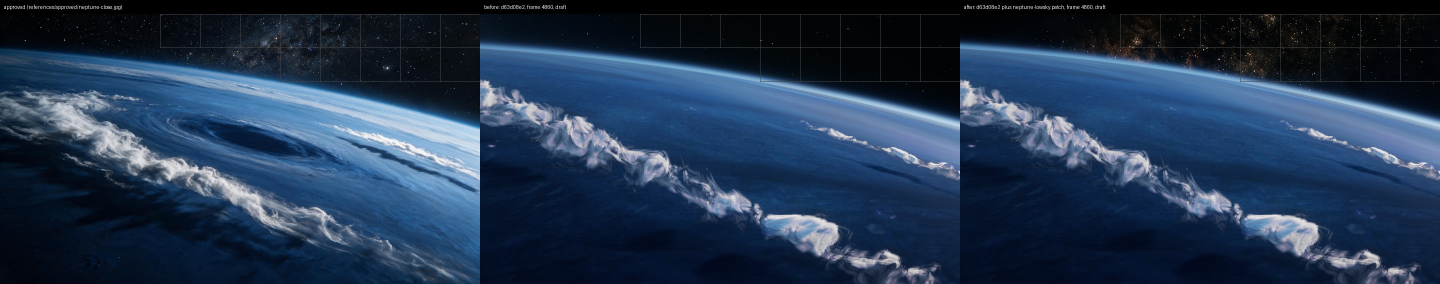
#> input picture assets-src/flightsky/neptune-4860-lowsky.jpg, 2880 x 568 px (shown at 1/2 size)
$ python boxes.py ../flightsky/neptune-4860-lowsky.jpg
#> lines starting #> are read from the running program, lines starting #| are printed output that depends on the picture
import sys
from PIL import Image
import numpy as np
for f in sys.argv[1:]:
    im = Image.open(f).convert('RGB')
#> im is the input picture: PIL image 2880x568 RGB; mean R, G, B 35.4, 55.1, 80.7
    t = im.resize((456, 256), Image.LANCZOS)
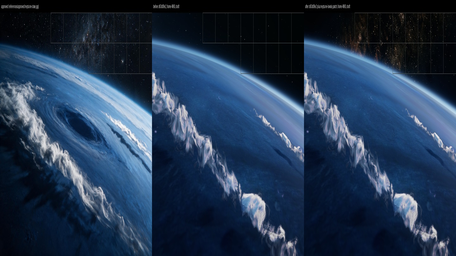
#> t: PIL image 456x256 RGB; mean R, G, B 35.4, 55.1, 80.8
    a = np.asarray(t.convert('L')).astype(float)
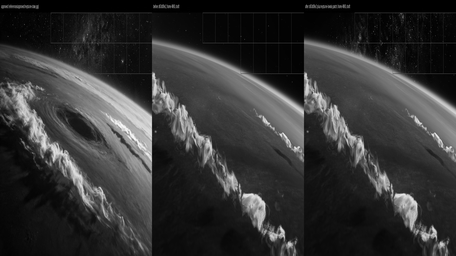
#> a: shape (256, 456) float64; min 0, max 250, mean 52.2
    out = []
    for r in range(2):
        for c in range(3):
            b = a[r * 128:(r + 1) * 128, c * 152:(c + 1) * 152]
            out.append('%.1f/%d' % (b.mean(), (b > 24).sum()))
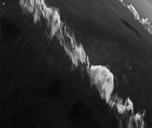
#> b: shape (128, 152) float64; min 7, max 241, mean 46.2
#> after the loop, out = ['58.7/11574', '50.6/10209', '52.3/10856', '59.0/11622', '46.2/12508', '46.2/12485']
    print(f.split('/')[-1], ' '.join(out), 'max', int(a.max()))
#| neptune-4860-lowsky.jpg 58.7/11574 50.6/10209 52.3/10856 59.0/11622 46.2/12508 46.2/12485 max 250

$ run again, on assets-src/flightsky/mercury-615-pits.png
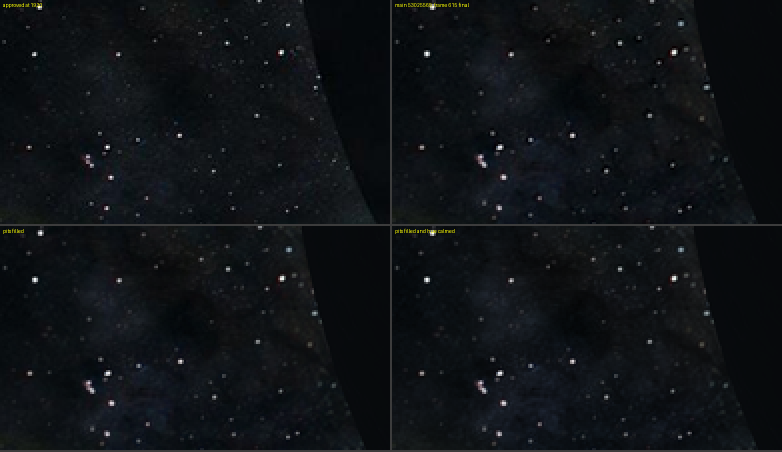
#> input picture assets-src/flightsky/mercury-615-pits.png, 1564 x 904 px (shown at 1/2 size)
#> im is the input picture: PIL image 1564x904 RGB; mean R, G, B 15.3, 18.6, 21.9
#> `t = im.resize((456, 256), Image.LANCZOS)`:
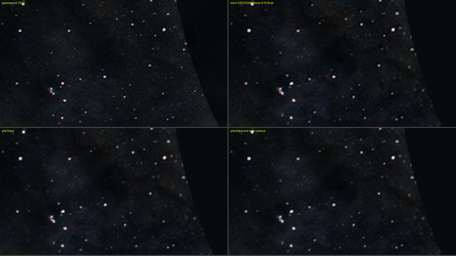
#> t: PIL image 456x256 RGB; mean R, G, B 15.3, 18.6, 21.9
#> after the loop `for r in range(2):`:
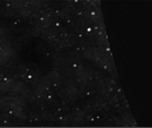
#> b: shape (128, 152) float64; min 3, max 252, mean 17.1
#> after the loop `for r in range(2):`: out = ['19.0/2084', '18.2/2908', '16.8/1741', '18.9/2403', '17.8/2572', '17.1/1802']
#| mercury-615-pits.png 19.0/2084 18.2/2908 16.8/1741 18.9/2403 17.8/2572 17.1/1802 max 255
